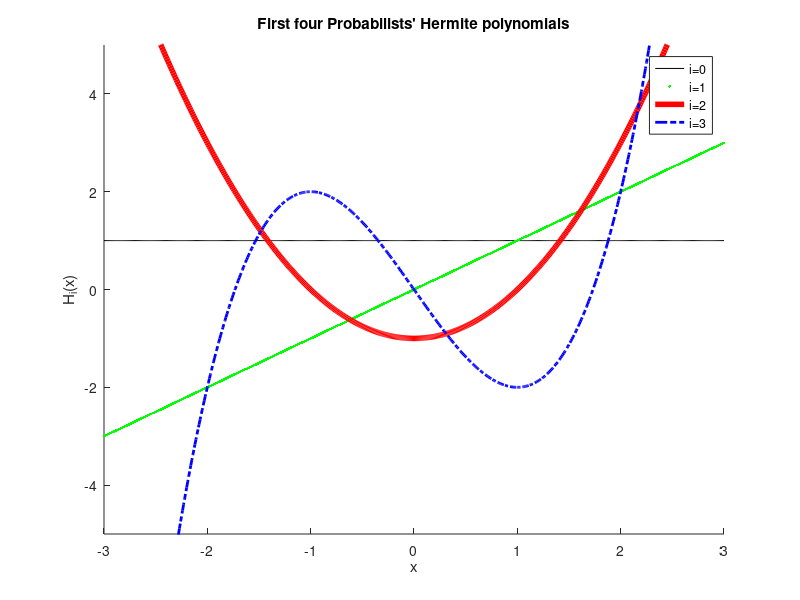
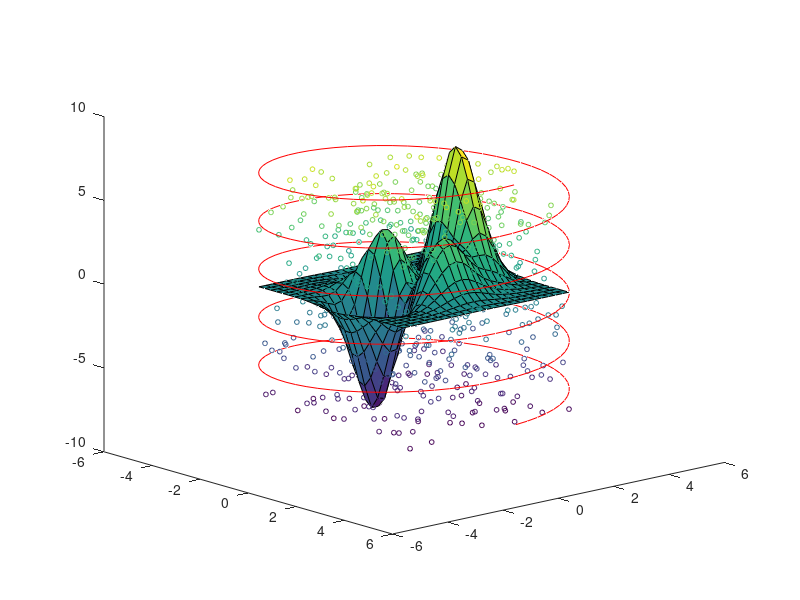

These figures' MATLAB source, in order: (Note: this script raises an error after producing the figures.)
%% MATLAB Tutorial Differential Equations
% *DISCLAIMER*
% Almost everything you can do in MATLAB, you can do in Python, for free,
% with the addition of the packages NumPy, SciPy, and Matplotlib (and SymPy
% for the symbolic stuff). While MATLAB may be free to you now 
% while you're a student, it may not be once you
% graduate. MATLAB is, as its name suggests, best suited to matrix
% computations. It is not a very good general-purpose programming language,
% and many of its misfeatures are baked in by a need for backwards
% compatibility with 32 years worth of legacy scripts.
% While MATLAB is still the most commonly used language in many
% regions of academia, you may want to investigate other languages if you
% decide you want to do any programming outside of this class.
%
%

%% Basics
% Statements can be closed with a semicolon,
x = 3*4;
%%
% or left unclosed, in which case they will print when evaluated
x = 3*4
%%
% Most basic operations act as you'd expect:
3 + 6 - 2 * 3 / 9
%%
% However, you may sometimes want to use elementwise operations with matrix
% arguments, particularly for multiplication and exponentiation.
% This is done by preceeding the operations with a period.
x = [1, 2, 3];
y = [4, 5, 6];
%x^y  % fails
x .^ y
%%
% Longer statements can be broken across several lines with an ellipsis
% |...|. Whitespace is not syntactic.
x = 3 * 9 + 4 ...
    /32 +(...
          5 / 3 + 6 ...
         );
         

%%
% Loops can be written with |for| or |while|. You'll probably find |for|
% more useful.
for x=1:10
    y = x*2;
end

x = 1;
while x <= 10
    y = x*2;
    x = x + 1;
end

xvalues = [1 4 12 6];
total = 0;
for x=xvalues
    total = total + x;
end

%%
% The |disp| command can be used for explicitly printing things. Or
% |fprintf| can be used for more control.
disp(total)
fprintf('%.2f', sum(xvalues));

%%
% In the MATLAB Desktop, you can get help for most commands and functions
% by placing your edit cursor in the command and pressing F1. The help for
% |fprintf| looks like this on my machine:
% 
% <<fprintfHelp.png>>
% 

%%
% Standard flow control constructs are available.
x = sqrt(2);
if x < 2
    disp('less');
elseif true == false
    disp('impossible');
else
    disp('greater');
end

%%
% You can also use |switch| statements if you think they're warranted.
option = 'abcdefg';
switch option
    case 'abcdefg'
        disp('alphabet');
    case 42
        disp('meaning of life');
end
        


%% Arrays
% Matlab arrays are always at least two-dimensional. So, "vectors" are
% always either single-row or single-column matrices. You can inspect the
% dimensions of an array with the |size| command.
nValues = 1:10;
size(nValues)

%%
% You can transpose a matrix with either an apostrophe or the |transpose|
% command.
size(nValues')
%size(transpose(nValues))  % (same thing)

%%
% You can compose arrays explicitly with commas, spaces, and semicolons.
% Commas and spaces are used to separate values within the same row, and
% semicolons are used to separate values in different rows.
A = [1 2 3; 4 5 6]
B = [7, 8, 9; 1, 2, 3]
C = [4, 6 2; 5, 8 2]  % This is pretty ugly.

%%
% Ranges of values can be generated with the |START:INCREMENT:STOP| syntax.
2:3:12
%%
% If you leave out |INCREMENT|, it defaults to one.
2:12

%%
% You can reshape arrays, possibly changing the number of dimensions.
reshape(1:12, 3, 4)
reshape(1:12, 4, 3)

%%
% Higher-dimensional arrays are also possible, if its  useful for the
% organization of your problem.
threeDeeArray = reshape(1:12, 2, 3, 2)

%%
% You can index an array explicitly.
threeDeeArray(1, 3, 2) = 42;
%%
% The |end| keyword stands for last entry.
threeDeeArray(1, end, 2)
%%
% You can also flatten multidimensional arrays back to a column-vector
% (transposed here for space).
flattened = threeDeeArray(:)'
flattened(11)
%%hold all;
% Arrays can also be indexed by slices
threeDeeArray(1, :, :)
%%
% or by an array of indices.
indices = find(threeDeeArray(1, 3, :) == 42)
threeDeeArray(1, 3, indices)

%%
% One of the major shortcomings of MATLAB is its lack of
% true lists--the closest you can come is by extending an array row-by-row or
% colum-by-column. This imposes a performance penalty, as the entire array
% is recopied every time. But it can sometimes be worth it for assembling
% small "stacks"hold all;.
x = [];
y = [];
for i=1:10
    x = [x; i];
    y = [y, i*2];
end
size(x)
size(y)
 

%%
% Multiplying two matrices the |*| operator rather than the |.*| operator
% performs matrix multiplication, so the number of columns of the first
% matrix must match the number of rows of the second.
A = [1 2; 3 4];
u = [5; 6];
b = A * u



%% Basic plotting.
% It's good practice to initialize a figure with a call to |figure|. This
% command will return a handle that you can use later as in input to the
% same command to make the same figure active again.
%
% To put multiple objects on the same plot, issue a |hold on| command after
% making your figure active. This prevents new plotted objects from
% replacing the previous ones.
%
% 2D line plots can be made with the |plot| command. Like all commands in
% this tutorial, nice documentation for this command is available with F1.
% Plots can be decorated with commands like |title|, |xlabel|, |ylabel|,
% |ylim|, or |legend|. Again, the built in help browser, or just Google,
% can be very useful for finding the names and syntax for less commonly\
% used commands.

figureHandle = figure();

hold all;

x = -3:.01:3;
plot(x, ones(size(x)), 'k-');
plot(x, x, 'g.');
plot(x, x.^2 - 1, 'Color', 'red', 'LineWidth', 4);
plot(x, x.^3 - 3*x, 'b-.', 'LineWidth', 2);
ylim([-5, 5]);

title('First four Probabilists'' Hermite polynomials');
xlabel('x');
ylabel('H_i(x)');
legend('i=0', 'i=1', 'i=2', 'i=3');

%%
% You can make scatterplots with the |scatter| command.

%%
% 3D plots are possible with commands such as |scatter3|, or surf
figure(); hold all;
[X,Y,Z] = peaks(25);
surf(X,Y,Z);
view(49, 18);  % Set the view angle.

% We can make a 3D scatterplot fairly intuitively, though formatting
% options can get Byzantine.
Zrand = rand(numel(Z), 1);
Zrand = Zrand * (max(Z(:)) - min(Z(:)));
Zrand = Zrand - mean(Zrand);
% Arguments are (x, y, z, size, (variable for color mapping)):
scatter3(X(:), Y(:), Zrand, 12, Zrand)

% You can also plot curves in 3D, FWIW.
theta = 0:.1:10*pi;
r = sqrt(...
        max(abs(X(:)))^2 ...
        + ...
        max(abs(Y(:)))^2 ...
        );
x = r*cos(theta);
y = r*sin(theta);
z = linspace(min(Z(:)), max(Z(:)), numel(theta));
plot3(x, y, z, 'Color', 'red');



%% Functions vs scripts.
% This file us a MATLAB script--a series of statments, perhaps separated
% into cells by comment lines beginning with two |%| symbols.
% Incidentally, these cells can be evaluated one-by-one with the default
% |Ctrl+Enter| keyboard shortcut, similar to the |Shift+Enter| shortcut in
% Mathematica.
%
% However, to do something a little more like real programming in Matlab,
% you'll want functions. Functions need to be defined in a separate |*.m|
% file. (Nested functions are possible, but not in scripts. It appears that
% classes can only be defined in their own files, not nested.)
%
% I made a small example file to accompany this tutorial, called
% |squareInputValue.m|. It looks something like this:
%
%   function outputValue = squareInputValue(inputValue)
%       outputValue = inputValue .^ 2;
%   end
squareInputValue(2)

%%
% If you have to do slightly larger-scale programming in MATLAB, you may be
% interested in reading about its rudimentary object-orientation (look up
% |classdef| in the help), and package management (see |import|, and Google)
% capabilities.

%%
% Functions that can operate without arguments, such as the built-in rand,
% can be called without parenthases, although I personally dislike this
% style.
x = rand();
y = rand;
z = x - y;

%%
% If your function can be performed in a single statement, like our
% squareInputValue example, you can write it as an anonymous function
f = @(x) x.^2;
f(2)
%%
% The syntax is
%
%  |IDENTIFIER = @(ARG1 [, ARG2, ARG3, etc]) (statement with the given value(s) of ARG1(...))|
%
% This is similar to Python's |lambda| keyword, where this function would be
%
%  f = lambda x: x**2

%%
% In some contexts, such as when integrating ODEs (see below) a function
% handle is desired. Unlike in Python, where both |squareInputValue| and
% |f| would be callable objects at this point, attempts to use
% |squareInputValue| as an object at this point would be interpreted as
% calls without arguments (due to the previously mentioned regrettable
% no-parenthases no-arguments optional syntax), and would result in the error
%
%  Error using squareInputValue (line 2)
%  Not enough input arguments.
%
% You can create a function handle to pass to other functions by prepending
% an @ symbol. The anonymous function f is already a function handle.
squaringHandle = @squareInputValue;
squaringHandle(2)


%% Numerical integration of systems of ODEs.
% While you can write your own numerical integration routines, and schemes
% like forward Euler can be implemented directly in your script without
% much difficulty, MATLAB includes several built-in integrators to make
% your life easier. These are particulary useful when integrating stiff
% systems of ODEs, where error or stepsize control is required, and schemes
% such as forward Euler might fail spectacularly.
%
% Lets define a simple 1D ODE. The built-in integrators expect your
% right-hand-side (RHS) function to take two arguments, the current time,
% and the current state. This allows you to have time-dependent effects,
% such as nonautomous forcing. For now, we'll just ignore the t argument.
dxdt = @(t, x) (4 - x) * (2 - x);

%%
% Integrators vary in their required arguments, but they generally require
% a handle to a RHS function, a time range, and an initial
% condition, and return a set trajectory as a sequence of points, and
% corresponding times (or or however you interpret the independent
% variable). Here, we'll use a Runge-Kutta method of order 4(5),
% and plot the resulting trajectory.
timeRange = [0, 6];
initialCondition = 3.99;
[T, X] = ode45(dxdt, timeRange, initialCondition);
figure();
plot(T, X);
xlabel('t');
ylabel('x(t)');

%%
% We can also use a pair of linear ODEs.
%
% $$\frac{dx}{dt} = 3   (1/2 - x) + 1/2 (-1/4 - y)$$
%
% $$\frac{dy}{dt} = 1/3 (1/2 - x) + 6   (-1/4 - y)$$
%
A = [3,   1/2; ...
     1/3, 6   ];
XYfixed = [1/2; -1/4];
rhs = @(t, XY) A * (XYfixed - reshape(XY, 2, 1));
%%
% Let's start with a bunch of random initial conditions.
numTrajectories = 80;
times = 0:.01:10;
trajectories = zeros(numel(times), 2, numTrajectories);
for replicate=1:numTrajectories
    initialCondition = rand(2, 1) * 2 - 1;
    [times, states] = ode45(rhs, times, initialCondition);
    trajectories(:, :, replicate) = states;
end
%%%
% Let's plot those trajectories. However, we're going to add an extra
% feature--to visualize the vector field, we'll plot a quiver of arrows
% pointing in the direction of the vector field for a grid of points in the
% X-Y plane. Note that we use the function |meshgrid| to create a repeating
% grid of rows of $x$ values and columns of $y$ values, then evaluate the
% intersections of these rows and values to get $u=dx/dt$ and $v=dy/dt$.
figure(); hold on;
for replicate=1:numTrajectories
    states = trajectories(:, :, replicate);
    scatter(states(1, 1), states(1, 2), 32, 'Marker', 'o', ...
            'MarkerEdgeColor', 'black', 'MarkerFaceColor', 'black');
    scatter(states(end, 1), states(end, 2), 100, 'Marker', 'o', ...
            'MarkerEdgeColor', 'black', 'MarkerFaceColor', 'white'...
            );
    plot(states(:, 1), states(:, 2), 'k');
end
[X, Y] = meshgrid(-1:.25:1, -1:.25:1);
gridShape = size(X);
U = zeros(size(X));
V = zeros(size(X));
for i=1:gridShape(1)
    for j=1:gridShape(2)
        uv = rhs(0, [X(i,j); Y(i,j)]);
        U(i,j) = uv(1);
        V(i,j) = uv(2);
    end
end
quiver(X, Y, U, V, 'Color', 'red');
xlabel('x');
ylabel('y');
title('Trajectories move from black to white points.');


%% Symbolic computation
% Your version of MATLAB might include support for symbolic computation.
% While Mathematica is a more common choice for doing symbolic
% computations, we'll go through a couple examples here to introduce the
% MATLAB equivalent.
%
% using syntax which is strangely divergent from normal MATLAB code, we can
% declare an abstract function.
syms f(x)
f
x

%%
% If we had done this with the command
%
%   syms f(x)
%
% instead, the function f would have been declared, but not x.

%%
% Note that our function does not yet have an associated expression. We can
% add that with a new syntax that looks disturbingly like the illegal
% action of assigning to a function evaluation.
f(x) = x^3*sin(x)

%%
% We can differentiate this.
diff(f, x, 2)

%%
% (
% Note that, usually, the |diff| function is used for computing successive
% differences in a vector of values. Because MATLAB packages and namespaces
% are a relatively "new" feature (added in version 2008a), much of the
% MATLAB standard libraries simply dump their functions into the global
% namespace, and use complicated contextual rules to decide precedence, if
% they don't simply shadow each other.
% )
vec = [1 5 6];
diff(vec)

%% 
% Using a further unintuitive abuse of notation, we can use the Symbolic
% Math Toolbox to integrate, for example, a first-order linear ODE.
syms y(t) b
y(t) = dsolve(diff(y) == -t*y, y(0) == b)
f = symfun(y(t), [b, t])
%%
% Plot this function.
figure();
tvals = 0:.1:4;
bval = 1.0;
plot(tvals, f(bval, tvals));
title(strcat('y(t)=', char(y(t)), sprintf('  b=%.1f', bval)));
xlabel('t');
ylabel('y');

%%
% This example is taken nearly directly from the help files; for more
% information and tutorials, open the MATLAB desktop Help Browser, and
% search for "Symbolic Computation".

%% Debugging
% It's often useful to inspect the state of a program at a particular point
% deep in a called function. To this end, you can set break points in the
% by clicking the |-| sign in the left margin of a line in the editor,
% to the right of the line numbers.
% 
% <<setBreakpoint.png>>
% 
%
% When you run a script which calls this code, assuming you did not call
% |clear all|, which clears both variables and breakpoints, the interpreter
% will stop when this line is reached, and indicate this state with both a
% green arrow in the margin of this code ...
% 
% <<atBreakpoint.png>>
% 
%
% ... and a |K| before your interactive prompt in the Command Window.
% 
% <<commandWindowDebugging.png>>
% 
%
% At this point, you can |disp| out or modify variables and expressions. 
% In newer versions of MATLAB, the "EDITOR" tab will contain buttons for
% continuing to the next breakpoint, stepping to the next line of code,
% stepping into the function about to be called, etc.
% 
% <<debugButtons.png>>
% 
%
% To quit debug mode, either prese the continue button (or keyboard
% shortcut) (and possibly also clear your breakpoints), press the "Quit
% Debugging" button, or enter the command |dbquit| in thie Command Window.
